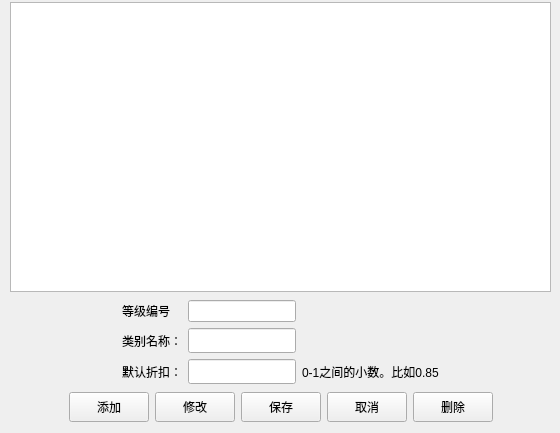
         <widget class="QWidget" name="Vip_Type_page">
          <widget class="QWidget" name="layoutWidget">
           <property name="geometry">
            <rect>
             <x>10</x>
             <y>0</y>
             <width>541</width>
             <height>424</height>
            </rect>
           </property>
           <layout class="QVBoxLayout" name="verticalLayout_5">
            <item>
             <widget class="QTableView" name="VipTableView">
              <property name="sizePolicy">
               <sizepolicy hsizetype="Expanding" vsizetype="Maximum">
                <horstretch>0</horstretch>
                <verstretch>0</verstretch>
               </sizepolicy>
              </property>
              <property name="minimumSize">
               <size>
                <width>0</width>
                <height>290</height>
               </size>
              </property>
             </widget>
            </item>
            <item>
             <layout class="QHBoxLayout" name="horizontalLayout_12">
              <item>
               <spacer name="horizontalSpacer_16">
                <property name="orientation">
                 <enum>Qt::Horizontal</enum>
                </property>
                <property name="sizeHint" stdset="0">
                 <size>
                  <width>40</width>
                  <height>20</height>
                 </size>
                </property>
               </spacer>
              </item>
              <item>
               <layout class="QGridLayout" name="gridLayout">
                <item row="1" column="0">
                 <widget class="QLabel" name="label_20">
                  <property name="styleSheet">
                   <string notr="true">background:transparent</string>
                  </property>
                  <property name="text">
                   <string>类别名称：</string>
                  </property>
                 </widget>
                </item>
                <item row="1" column="1">
                 <widget class="QLineEdit" name="Vip_Name_lineEdit">
                  <property name="minimumSize">
                   <size>
                    <width>0</width>
                    <height>25</height>
                   </size>
                  </property>
                  <property name="styleSheet">
                   <string notr="true"/>
                  </property>
                 </widget>
                </item>
                <item row="1" column="2">
                 <spacer name="horizontalSpacer_13">
                  <property name="orientation">
                   <enum>Qt::Horizontal</enum>
                  </property>
                  <property name="sizeHint" stdset="0">
                   <size>
                    <width>40</width>
                    <height>20</height>
                   </size>
                  </property>
                 </spacer>
                </item>
                <item row="2" column="0">
                 <widget class="QLabel" name="label_21">
                  <property name="styleSheet">
                   <string notr="true">background:transparent</string>
                  </property>
                  <property name="text">
                   <string>默认折扣：</string>
                  </property>
                 </widget>
                </item>
                <item row="2" column="1">
                 <widget class="QLineEdit" name="Discounts_lineEdit">
                  <property name="minimumSize">
                   <size>
                    <width>0</width>
                    <height>25</height>
                   </size>
                  </property>
                  <property name="styleSheet">
                   <string notr="true"/>
                  </property>
                 </widget>
                </item>
                <item row="2" column="2">
                 <widget class="QLabel" name="label_22">
                  <property name="styleSheet">
                   <string notr="true">background:transparent</string>
                  </property>
                  <property name="text">
                   <string>0-1之间的小数。比如0.85</string>
                  </property>
                 </widget>
                </item>
                <item row="0" column="1">
                 <widget class="QLineEdit" name="letVipId"/>
                </item>
                <item row="0" column="0">
                 <widget class="QLabel" name="label">
                  <property name="text">
                   <string>等级编号</string>
                  </property>
                 </widget>
                </item>
               </layout>
              </item>
              <item>
               <spacer name="horizontalSpacer_17">
                <property name="orientation">
                 <enum>Qt::Horizontal</enum>
                </property>
                <property name="sizeHint" stdset="0">
                 <size>
                  <width>40</width>
                  <height>20</height>
                 </size>
                </property>
               </spacer>
              </item>
             </layout>
            </item>
            <item>
             <layout class="QHBoxLayout" name="horizontalLayout_11">
              <item>
               <spacer name="horizontalSpacer_14">
                <property name="orientation">
                 <enum>Qt::Horizontal</enum>
                </property>
                <property name="sizeHint" stdset="0">
                 <size>
                  <width>40</width>
                  <height>20</height>
                 </size>
                </property>
               </spacer>
              </item>
              <item>
               <layout class="QHBoxLayout" name="horizontalLayout_10">
                <item>
                 <widget class="QPushButton" name="pbnVipAdd">
                  <property name="sizePolicy">
                   <sizepolicy hsizetype="Minimum" vsizetype="Maximum">
                    <horstretch>0</horstretch>
                    <verstretch>0</verstretch>
                   </sizepolicy>
                  </property>
                  <property name="minimumSize">
                   <size>
                    <width>0</width>
                    <height>30</height>
                   </size>
                  </property>
                  <property name="styleSheet">
                   <string notr="true"/>
                  </property>
                  <property name="text">
                   <string>添加</string>
                  </property>
                 </widget>
                </item>
                <item>
                 <widget class="QPushButton" name="pbnVipModify">
                  <property name="minimumSize">
                   <size>
                    <width>0</width>
                    <height>30</height>
                   </size>
                  </property>
                  <property name="styleSheet">
                   <string notr="true"/>
                  </property>
                  <property name="text">
                   <string>修改</string>
                  </property>
                 </widget>
                </item>
                <item>
                 <widget class="QPushButton" name="pbnVipSave">
                  <property name="minimumSize">
                   <size>
                    <width>0</width>
                    <height>30</height>
                   </size>
                  </property>
                  <property name="styleSheet">
                   <string notr="true"/>
                  </property>
                  <property name="text">
                   <string>保存</string>
                  </property>
                 </widget>
                </item>
                <item>
                 <widget class="QPushButton" name="pbnVipCancel">
                  <property name="minimumSize">
                   <size>
                    <width>0</width>
                    <height>30</height>
                   </size>
                  </property>
                  <property name="styleSheet">
                   <string notr="true"/>
                  </property>
                  <property name="text">
                   <string>取消</string>
                  </property>
                 </widget>
                </item>
                <item>
                 <widget class="QPushButton" name="pbnVipDelete">
                  <property name="minimumSize">
                   <size>
                    <width>0</width>
                    <height>30</height>
                   </size>
                  </property>
                  <property name="styleSheet">
                   <string notr="true"/>
                  </property>
                  <property name="text">
                   <string>删除</string>
                  </property>
                 </widget>
                </item>
               </layout>
              </item>
              <item>
               <spacer name="horizontalSpacer_15">
                <property name="orientation">
                 <enum>Qt::Horizontal</enum>
                </property>
                <property name="sizeHint" stdset="0">
                 <size>
                  <width>40</width>
                  <height>20</height>
                 </size>
                </property>
               </spacer>
              </item>
             </layout>
            </item>
           </layout>
          </widget>
         </widget>
